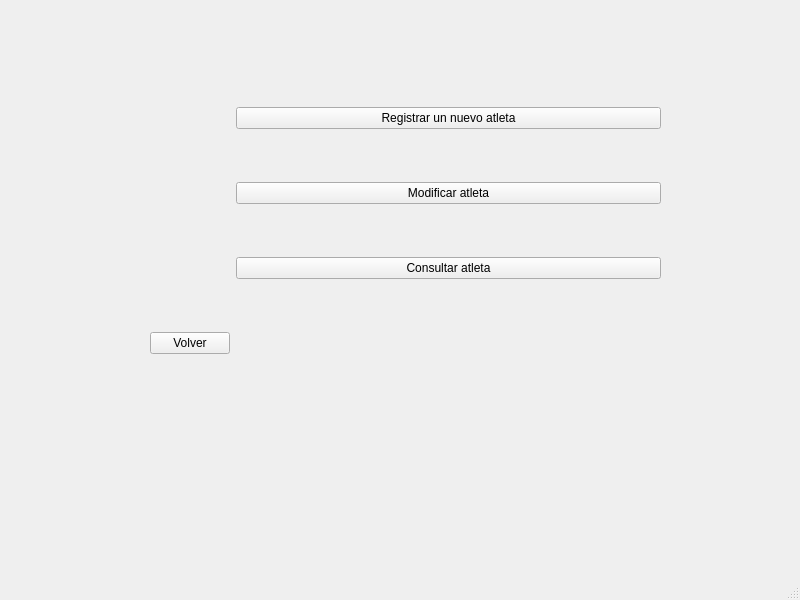
<?xml version="1.0" encoding="UTF-8"?>
<ui version="4.0">
 <class>MainWindow</class>
 <widget class="QMainWindow" name="MainWindow">
  <property name="geometry">
   <rect>
    <x>0</x>
    <y>0</y>
    <width>800</width>
    <height>600</height>
   </rect>
  </property>
  <property name="windowTitle">
   <string>MainWindow</string>
  </property>
  <widget class="QWidget" name="centralwidget">
   <widget class="QWidget" name="gridLayoutWidget">
    <property name="geometry">
     <rect>
      <x>150</x>
      <y>60</y>
      <width>511</width>
      <height>341</height>
     </rect>
    </property>
    <layout class="QGridLayout" name="gridLayout">
     <item row="4" column="2">
      <spacer name="horizontalSpacer">
       <property name="orientation">
        <enum>Qt::Horizontal</enum>
       </property>
       <property name="sizeHint" stdset="0">
        <size>
         <width>40</width>
         <height>20</height>
        </size>
       </property>
      </spacer>
     </item>
     <item row="4" column="0">
      <widget class="QPushButton" name="pushButton_4">
       <property name="text">
        <string>Volver</string>
       </property>
      </widget>
     </item>
     <item row="2" column="1" colspan="2">
      <widget class="QPushButton" name="pushButton_2">
       <property name="text">
        <string>Modificar atleta</string>
       </property>
      </widget>
     </item>
     <item row="0" column="1" colspan="2">
      <widget class="QPushButton" name="pushButton">
       <property name="text">
        <string>Registrar un nuevo atleta</string>
       </property>
      </widget>
     </item>
     <item row="3" column="1" colspan="2">
      <widget class="QPushButton" name="pushButton_3">
       <property name="text">
        <string>Consultar atleta</string>
       </property>
      </widget>
     </item>
     <item row="0" column="0">
      <widget class="KPopupFrame" name="kpopupframe"/>
     </item>
    </layout>
   </widget>
  </widget>
  <widget class="QMenuBar" name="menubar">
   <property name="geometry">
    <rect>
     <x>0</x>
     <y>0</y>
     <width>800</width>
     <height>32</height>
    </rect>
   </property>
  </widget>
  <widget class="QStatusBar" name="statusbar"/>
 </widget>
 <customwidgets>
  <customwidget>
   <class>KPopupFrame</class>
   <extends>QFrame</extends>
   <header>kpopupframe.h</header>
   <container>1</container>
  </customwidget>
 </customwidgets>
 <resources/>
 <connections/>
</ui>
